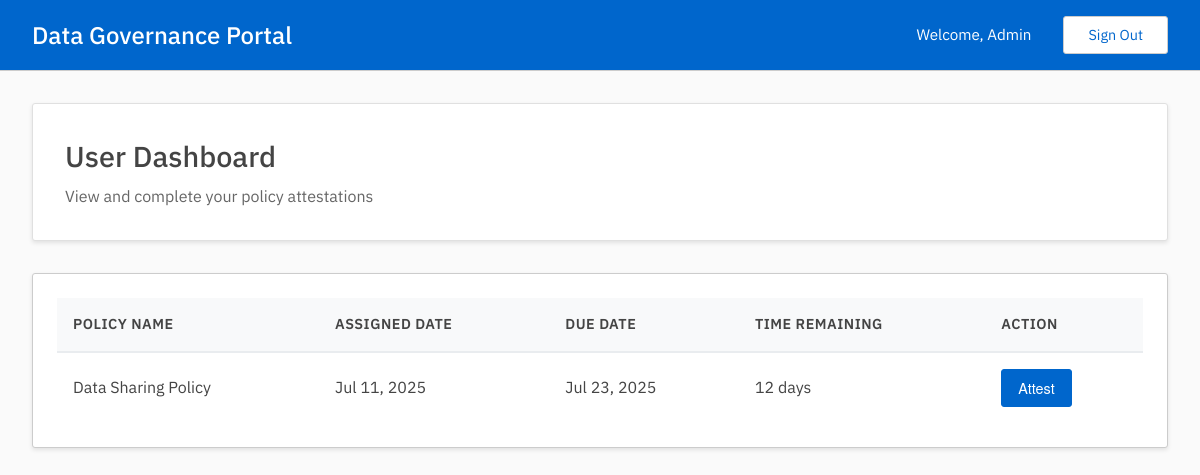
The page /user/dashboard (signed in) on the database its author committed.
### tables this page shows
CREATE TABLE users(
        uuid TEXT UNIQUE NOT NULL PRIMARY KEY,
        email TEXT UNIQUE NOT NULL,
        password_hash TEXT NOT NULL,
        name TEXT NOT NULL,
        is_admin INTEGER NOT NULL DEFAULT 0
        );

CREATE TABLE assignments(
        uuid TEXT UNIQUE NOT NULL PRIMARY KEY,
        user TEXT NOT NULL,
        policy TEXT NOT NULL,
        assigned_at INTEGER,
        timeframe_seconds INTEGER,
        completed_at INTEGER,
        FOREIGN KEY (user) REFERENCES users(uuid) ON DELETE CASCADE ON UPDATE CASCADE,
        FOREIGN KEY (policy) REFERENCES policies(uuid) ON DELETE CASCADE ON UPDATE CASCADE
        );

CREATE TABLE policies(
        uuid TEXT UNIQUE NOT NULL PRIMARY KEY,
        name TEXT UNIQUE NOT NULL,
        description TEXT,
        pdf_link TEXT
        );

### user.py (the view)
@user.route('/dashboard', methods=['GET'])
@login_required
def dashboard():
    user_pending_assignments = read_get_user_pending_assignments(session['user']['uuid'])
    return render_template('user/dashboard.html',
                         user_pending_assignments=user_pending_assignments["data"],
                         now=int(time()))

### app.py (called while the page is built)
@app.template_filter('timestamp_to_date')
def timestamp_to_date(timestamp):
    if timestamp:
        try:
            dt = datetime.fromtimestamp(timestamp)
            return dt.strftime('%b %d, %Y')
        except (ValueError, TypeError):
            return 'Invalid Date'
    return 'N/A'

### auth.py (called while the page is built)
def login_required(f):
    @wraps(f)
    def wrap(*args, **kwargs):
        if session:
            return f(*args, **kwargs)
        else:
            print("401: User is not logged in.")
            return redirect(url_for('login'))
    return wrap

### db.py (called while the page is built, shortened)
def get_conn_curs():
    conn = sqlite3.connect(DATABASE)
    conn.row_factory = sqlite3.Row
    curs = conn.cursor()
    curs.execute("PRAGMA foreign_keys = ON")
    return conn, curs

def commit_close(conn, curs):
    conn.commit()
    curs.close()
    conn.close()

def get_user_pending_assignments(uuid):
    conn, curs = get_conn_curs()
    curs.execute('SELECT * FROM users WHERE uuid = ?', (uuid,))
    user = curs.fetchone()
    curs.execute("""
        SELECT a.*, p.name as policy_name
        FROM assignments a
        JOIN policies p ON a.policy = p.uuid
        WHERE a.user = ? AND a.completed_at IS NULL
    """, (uuid,))
    assignments = curs.fetchall()
    commit_close(conn, curs)
    return {
        "status": "200",
        "message": "Assignments found successfully",
        "data": assignments
        }

### templates/user/dashboard.html (shortened to what this page needs)
{% extends "base.html" %}
{% block content %}
<div class="dashboard-header">
    <h2>User Dashboard</h2>
    <p>View and complete your policy attestations</p>
</div>
<div class="table-container">
    {% if user_pending_assignments %}
    <table class="data-table">
        <thead>
            <tr>
                <th>Policy Name</th>
                <th>Assigned Date</th>
                <th>Due Date</th>
                <th>Time Remaining</th>
                <th>Action</th>
            </tr>
        </thead>
        <tbody>
            {% for assignment in user_pending_assignments %}
            <tr>
                <td>{{ assignment["policy_name"] }}</td>
                <td>{{ assignment["assigned_at"] | timestamp_to_date }}</td>
                <td>{{ (assignment["assigned_at"] + assignment["timeframe_seconds"]) | timestamp_to_date }}</td>
                <td>
                    {% set time_left = (assignment["assigned_at"] + assignment["timeframe_seconds"]) - now %}
                    {% if time_left > 0 %}
                        {{ (time_left / 86400) | round | int }} days
                    {% else %}
                        <span style="color: #dc3545;">Overdue</span>
                    {% endif %}
                </td>
                <td>
                    <a href="{{ url_for('user.attest', assignment_uuid=assignment['uuid']) }}" class="btn btn-action">
                        Attest
                    </a>
                </td>
            </tr>
            {% endfor %}
        </tbody>
    </table>
    {% else %}
    <div class="empty-state">
        <p class="empty-state-text">No pending attestations at this time.</p>
    </div>
    {% endif %}
</div>
{% endblock %}

### templates/base.html (shortened to what this page needs)
<!DOCTYPE html>
<html lang="en">
<head>
    <link rel="stylesheet" href="{{ url_for('static', filename='styles.css') }}">
</head>
<body>
    {% if session.get('user') %}
    <header class="header">
        <div class="header-content">
            <div class="header-left">
                <h1>Data Governance Portal</h1>
            </div>
            <div class="header-right">
                <span class="welcome-text">Welcome, {{ session['user']['name'] }}</span>
                <a href="{{ url_for('login') }}" class="sign-out-btn">Sign Out</a>
            </div>
        </div>
    </header>
    {% endif %}
    <main class="main-content">
        {% block content %}{% endblock %}
    </main>
</body>
</html>

### static/styles.css (style rules this page uses)
* { margin: 0; padding: 0; box-sizing: border-box; }
body { font-family: 'IBM Plex Sans'; color: #444; line-height: 1.42; min-height: 100vh; display: flex; flex-direction: column; background-color: #fafafa; }
.header { background-color: #06c; color: white; padding: 1rem 0; box-shadow: rgba(0,0,0,0.2) 0 2px 8px; border-bottom: 1px solid #ccc; }
.header-content { max-width: 1200px; margin: 0 auto; color: white; padding: 0 2rem; display: flex; justify-content: space-between; align-items: center; }
.header-left { display: flex; align-items: center; gap: 0.5rem; }
.header h1 { font-size: 1.5rem; font-weight: 500; color: white; }
.header-right { display: flex; align-items: center; gap: 2rem; }
.welcome-text { font-size: 0.95rem; color: white; }
.sign-out-btn { background-color: transparent; color: #06c; border: 1px solid #ccc; padding: 0.5rem 1.5rem; border-radius: 3px; text-decoration: none; transition: all 0.3s ease; font-size: 0.9rem; background-color: white; }
.main-content { flex: 1; max-width: 1200px; width: 100%; margin: 0 auto; background-color: #fafafa; padding: 2rem; }
.dashboard-header { background-color: white; padding: 2rem; border-radius: 3px; margin-bottom: 2rem; box-shadow: rgba(0,0,0,0.1) 0 2px 4px; border: 1px solid #e0e0e0; }
.dashboard-header h2 { color: #444; font-size: 1.8rem; margin-bottom: 0.5rem; font-weight: 500; }
.dashboard-header p { color: #666; font-size: 1rem; }
.table-container { background-color: white; border-radius: 3px; padding: 1.5rem; box-shadow: rgba(0,0,0,0.1) 0 2px 4px; border: 1px solid #ccc; overflow-x: auto; }
.data-table { width: 100%; border-collapse: collapse; }
.data-table th { background-color: #f8f9fa; color: #444; font-weight: 600; text-align: left; padding: 1rem; border-bottom: 2px solid #e9ecef; font-size: 0.9rem; text-transform: uppercase; letter-spacing: 0.5px; }
.data-table td { padding: 1rem; border-bottom: 1px solid #e9ecef; color: #444; }
.data-table tr:last-child td { border-bottom: none; }
.btn { padding: 0.5rem 1rem; border-radius: 3px; text-decoration: none; font-size: 0.9rem; cursor: pointer; transition: all 0.3s ease; border: 1px solid transparent; display: inline-block; text-align: center; font-family: 'Helvetica Neue', 'Helvetica', 'Arial', sans-serif; }
.btn-action { background-color: #06c; color: white; border-color: #06c; }

### rows shown on the page
users: user.name "Admin"
assignments: policy_name "Data Sharing Policy", assigned_at "Jul 11, 2025", assigned_at+timeframe_seconds "Jul 23, 2025"
